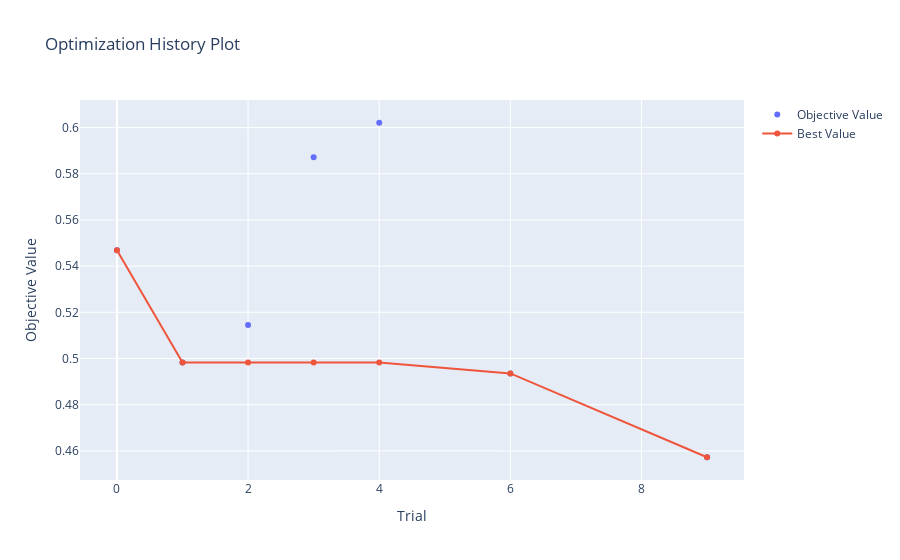

Here is the notebook cell this chart was saved with:
### Code cell
fig = optuna.visualization.plot_optimization_history(study)
graph_path = Path(f"../figures/{params.MODEL_TYPE}/{params.MODEL_NAME}/")
if not os.path.exists(graph_path):
    os.makedirs(graph_path)
graph_path = f"../figures/{params.MODEL_TYPE}/{params.MODEL_NAME}/plot_optimization_history_graph"
fig.write_image(Path(f"{graph_path}.png"))
fig.show()

### Figure 1 — Plotly figure (JSON) as saved in the notebook; plotly's stock layout.template omitted (floating-point values rounded to 4 significant figures)
{"data": [{"mode": "markers", "name": "Objective Value", "type": "scatter", "x": [0, 1, 2, 3, 4, 6, 9], "y": [0.5469, 0.4982, 0.5145, 0.5871, 0.6021, 0.4935, 0.4572]}, {"name": "Best Value", "type": "scatter", "x": [0, 1, 2, 3, 4, 6, 9], "y": [0.5469, 0.4982, 0.4982, 0.4982, 0.4982, 0.4935, 0.4572]}], "layout": {"title": {"text": "Optimization History Plot"}, "xaxis": {"title": {"text": "Trial"}}, "yaxis": {"title": {"text": "Objective Value"}}}}
